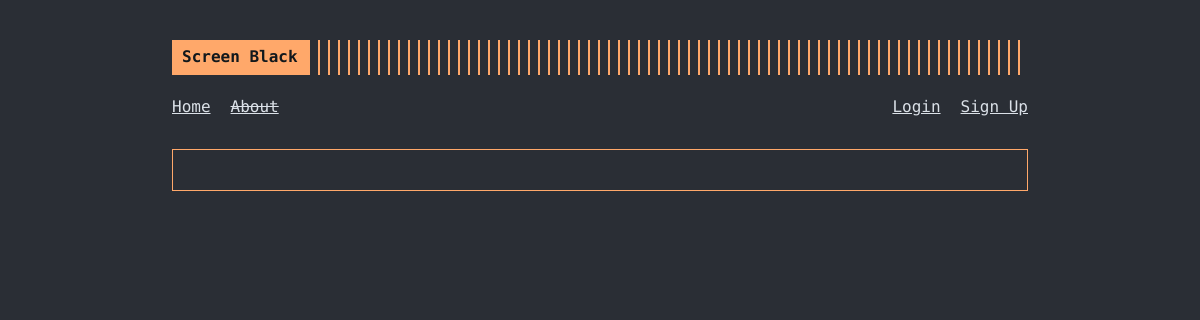
Page /home on the earlier database version.
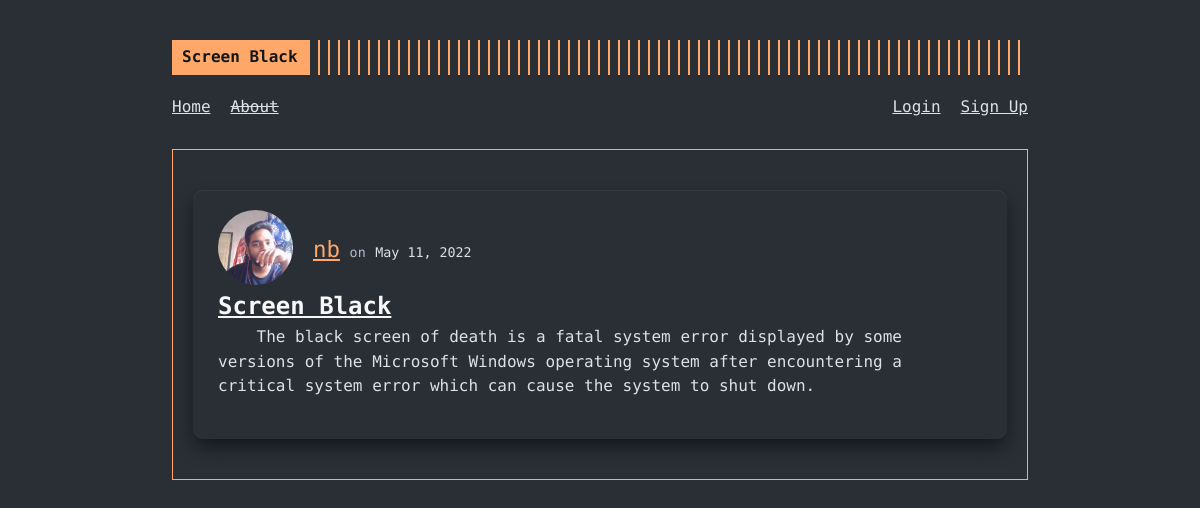
Same page on the later database version.
### screenblack/models.py (models this page shows, shortened)
class Post(db.Model):
  id = db.Column(db.Integer, primary_key = True)
  title = db.Column(db.String(100), nullable = False)
  date_posted = db.Column(db.DateTime, nullable = False, default = datetime.utcnow)
  content = db.Column(db.Text, nullable = False)
  user_id = db.Column(db.Integer, db.ForeignKey('user.id'), nullable = False)

class User(db.Model, UserMixin):
  id = db.Column(db.Integer, primary_key = True)
  username = db.Column(db.String(20), nullable = False, unique = True)
  email = db.Column(db.String(120), nullable = False, unique = True)
  picture = db.Column(db.String(20), nullable = False, default = "default.jpg")
  password = db.Column(db.String(60), nullable = False)
  posts = db.relationship("Post", backref = "author", lazy = True)

### screenblack/routes.py (the view)
@app.route("/")
@app.route("/home")
def home():
  posts = Post.query.all()
  return render_template("home.html", posts = posts)

### screenblack/templates/home.html
{% extends "layout.html" %}
{% block content %}
  {% for post in posts %}
    <article class="article-body">
      <div class="article-metadata">
        <div class="article-author-picture">
          <a href="#"><img class="profilepic-mini" src="{{ url_for('static', filename='profilepics/'+post.author.picture) }}" alt="profile pictuer of post.author.username"></a>
        </div>
        <div class="article-author-details">
          <a class="article-author" href="#">{{ post.author.username }}</a>
          <small class="text-muted">on</small>
          <small class="article-date">{{ post.date_posted.strftime("%B %d, %Y") }}</small>
        </div>
      </div>
      <h2><a class="article-title" href="#">{{ post.title }}</a></h2>
      <div class="article-content">
        <p>{{ post.content }}</p>
      </div>
    </article>
  {% endfor %}
{% endblock content %}

### screenblack/templates/layout.html (shortened to what this page needs)
<!DOCTYPE html>
<html lang="en">
  <head>
    <link rel="stylesheet" href="{{url_for('static', filename='main.css')}}" />
  </head>
  <body>
    <div class="container">
      <header class="site-header">
        <div class="header-top">
          <div class="header-logo">
            <a href="/">
              <div class="logo">Screen Black</div>
            </a>
          </div>
        </div>
        <nav class="menu">
          <ul class="left-menu">
            <li><a href="{{url_for('home')}}">Home</a></li>
            <li><a href="{{url_for('about')}}"><del>About</del></a></li>
          </ul>
          <ul class="right-menu">
          {% if current_user.is_authenticated %}
            <li><a href="{{url_for('new_post')}}">Create Post</a></li>
            <li><a href="{{url_for('account')}}">Account</a></li>
            <li><a href="{{url_for('logout')}}">Logout</a></li>
          {% else %}
            <li><a href="{{url_for('login')}}">Login</a></li>
            <li><a href="{{url_for('register')}}">Sign Up</a></li>
          {% endif %}
          </ul>
        </nav>
      </header>
      <main class="content">
        <div class="framed-content">
          {% block content %} {% endblock content %}
        </div>
      </main>
    </div>
  </body>
</html>

### screenblack/static/main.css (style rules this page uses)
:root { font-size: 16px; --gray0: #f8f8f8; --gray1: #dbe1e8; --gray2: #b2becd; --gray3: #6c7983; --gray4: #444d55; --gray5: #363b44; --gray6: #2a2e35; --gray7: #12181c; --rajah: #ffa86a; --green: #09c372; --red: #ff3860; }
body { font-family: "Fira Code", monospace; background-color: var(--gray6); color: var(--gray1); line-height: 1.54; }
a { color: inherit; }
p { margin-bottom: 20px; }
.container { max-width: 936px; min-height: 100vh; padding: 40px; margin: 0 auto; display: flex; flex-direction: column; }
.site-header { display: flex; flex-direction: column; position: relative; }
.header-top { display: flex; align-items: center; justify-content: space-between; }
.header-logo { display: flex; flex: 1; }
.header-logo:after { content: ""; display: block; background: repeating-linear-gradient( 90deg, var(--rajah), var(--rajah) 2px, transparent 0, transparent 10px ); right: 10px; width: 100%; }
.header-logo a { flex: 0 0 auto; max-width: 100%; text-decoration: none; }
.logo { align-items: center; background: var(--rajah); color: var(--gray7); font-weight: 700; display: flex; padding: 5px 10px; text-decoration: none; }
.menu { margin: 20px 0; display: flex; justify-content: space-between; }
.site-header .left-menu { display: flex; flex-wrap: wrap; list-style: none; margin: 0px; padding: 0; }
.site-header .right-menu { display: flex; flex-wrap: wrap; list-style: none; margin: 0px; padding: 0; }
.site-header .left-menu li:not(:last-of-type) { flex: 0 0 auto; margin-bottom: 10px; margin-right: 20px; }
.site-header .right-menu li:not(:first-of-type) { flex: 0 0 auto; margin-bottom: 10px; margin-left: 20px; }
.framed-content { border: 1px solid var(--rajah); padding: 20px; }
.article-body { padding: 20px 25px; background-color: var(--gray6); box-shadow: var(--gray5) 0px 1px 1px 0px inset, var(--gray7) 0px 10px 20px -5px, var(--gray7) 0px 6px 12px -6px; margin: 20px 0; border-radius: 0.6rem; }
.article-metadata { display: flex; align-items: center; }
.article-author-picture { display: grid; place-items: center; margin-right: 20px; }
.article-author-picture a { line-height: 1; }
.profilepic-mini { max-width: 75px; border-radius: 50%; }
.article-title { color: var(--gray0); }
.article-author { color: var(--rajah); font-size: 1.4rem; }
.article-date { color: var(--gray1); }
.article-content p { text-indent: 4ch; }
.text-muted { color: var(--gray2); }

Differences in the rows shown:
added Post: picture (picture), author.username "nb", date_posted "May 11, 2022", title "Screen Black", content "The black screen of death is a fatal system error displayed by some versions of the Microsoft Windows operating system after encountering a critical system error which can cause the system to shut down."
